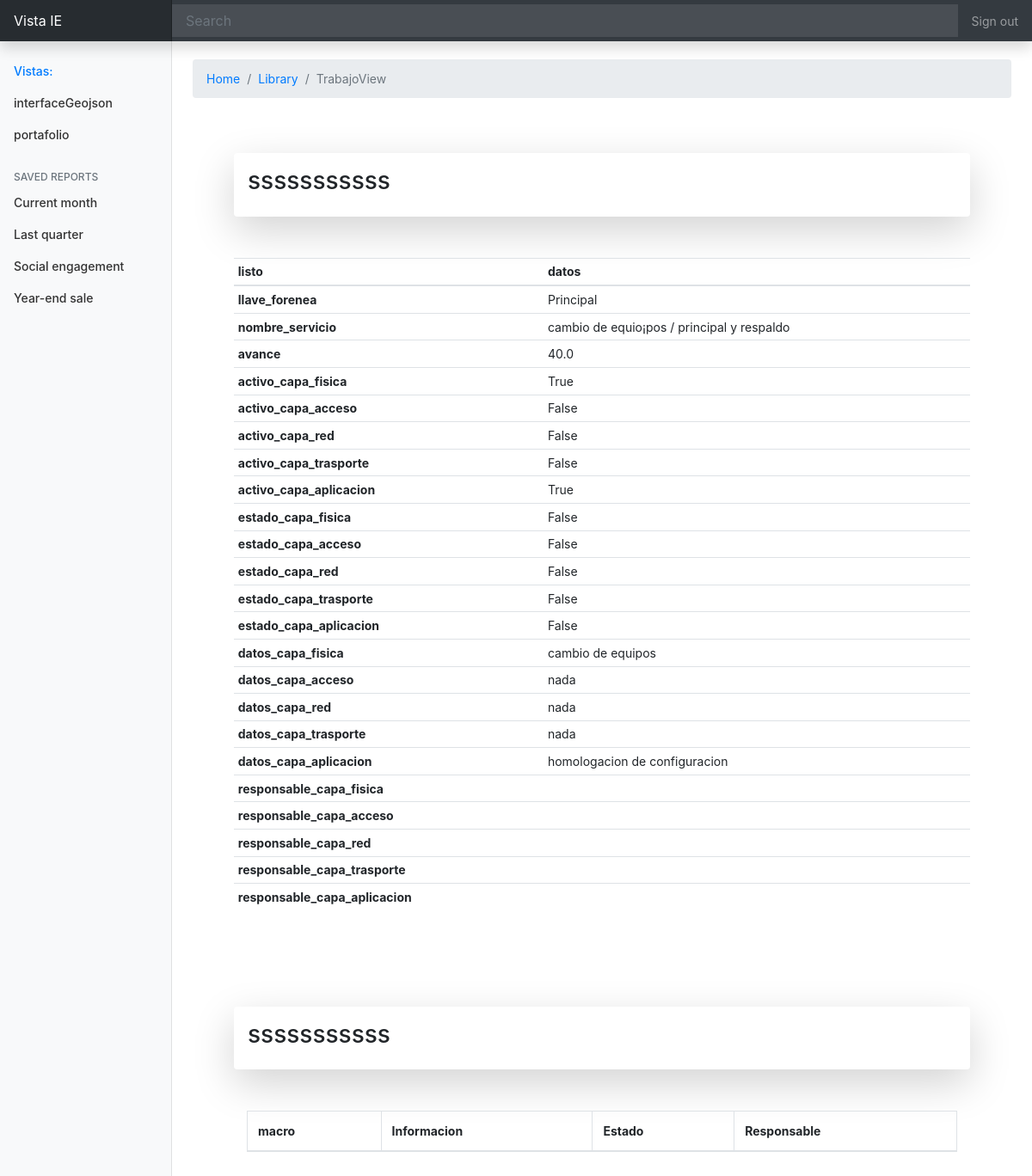
Before: /polls/4/trabajo/ with the older database file.
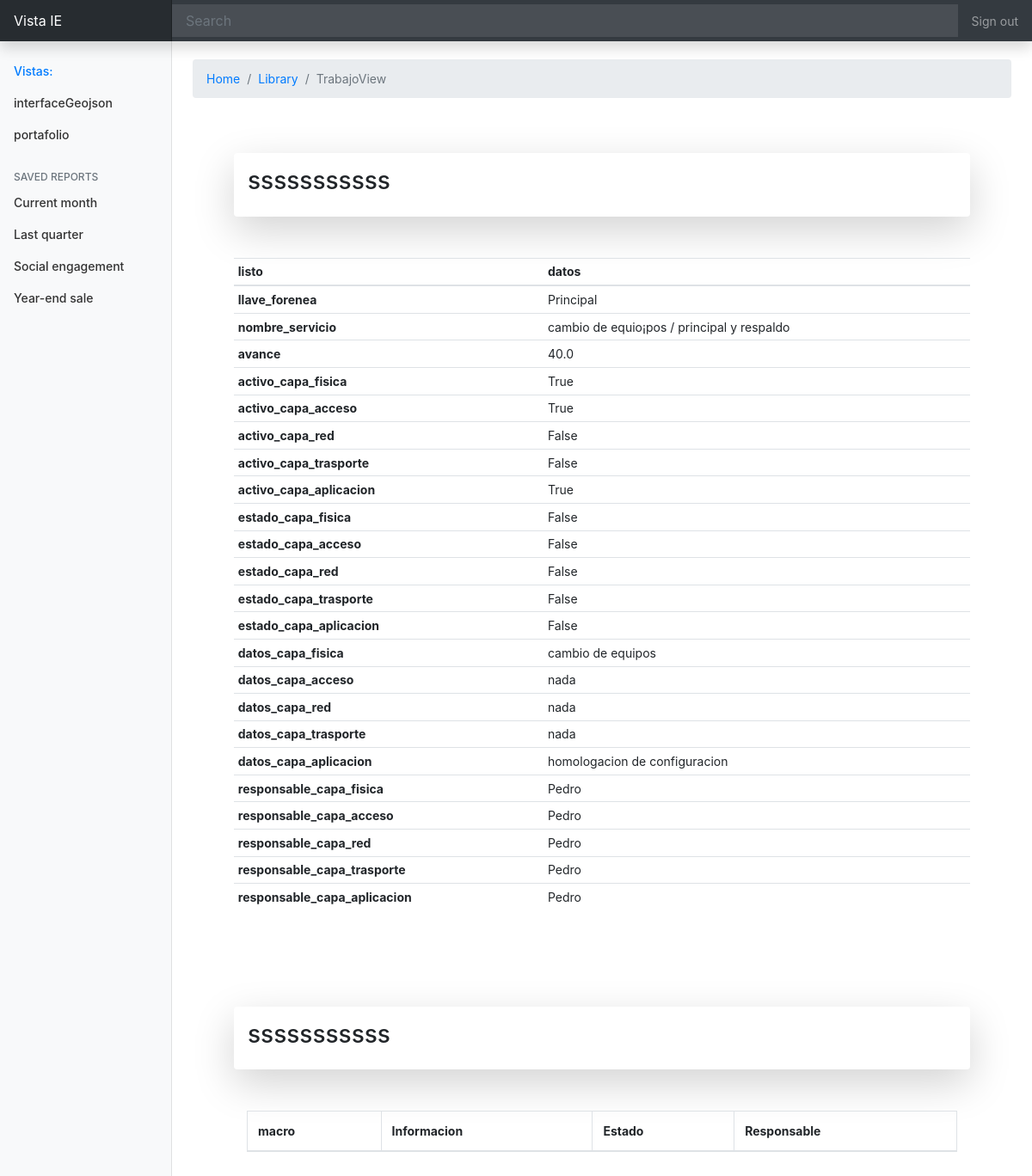
After: the same page with the newer database file.
### polls/models.py (models this page shows, shortened)
class Trabajo(models.Model):
    llave_forenea = models.ForeignKey(Sede, on_delete=models.CASCADE, default='0')
    nombre_servicio = models.CharField(max_length=100, default='')
    avance = models.FloatField(default=0)
    activo_capa_fisica = models.BooleanField(default=False)
    activo_capa_acceso = models.BooleanField(default=False)
    activo_capa_red = models.BooleanField(default=False)
    activo_capa_trasporte = models.BooleanField(default=False)
    activo_capa_aplicacion = models.BooleanField(default=False)
    estado_capa_fisica = models.BooleanField(default=False)
    estado_capa_acceso = models.BooleanField(default=False)
    estado_capa_red = models.BooleanField(default=False)
    estado_capa_trasporte = models.BooleanField(default=False)
    estado_capa_aplicacion = models.BooleanField(default=False)
    datos_capa_fisica = models.TextField(default='')
    datos_capa_acceso = models.TextField(default='')
    datos_capa_red = models.TextField(default='')
    datos_capa_trasporte = models.TextField(default='')
    datos_capa_aplicacion = models.TextField(default='')
    responsable_capa_fisica = models.CharField(max_length=100, default='')
    responsable_capa_acceso = models.CharField(max_length=100, default='')
    responsable_capa_red = models.CharField(max_length=100, default='')
    responsable_capa_trasporte = models.CharField(max_length=100, default='')
    responsable_capa_aplicacion = models.CharField(max_length=100, default='')

class Sede(models.Model):
    llave_forenea = models.ForeignKey(Proyecto, on_delete=models.CASCADE, default='0')
    nombre = models.CharField(max_length=100, default='')
    coordenada_longitud = models.FloatField(default=0)
    coordenada_latitud = models.FloatField(default=0)
    situacion = models.CharField(max_length=100, default='')
    contrata_equipo = models.CharField(max_length=100, default='')
    contrata_acceso = models.CharField(max_length=100, default='')
    finalizado = models.BooleanField(default=False)
    def __str__(self):
        return self.nombre

### polls/views.py (the view)
# urls.py: path('<int:pk>/trabajo/', views.TrabajoView.as_view(), name='trabajo'),
class TrabajoView(generic.DetailView):
    model = Trabajo
    template_name = 'polls/trabajo.html'
    def get_context_data(self, **kwargs):
        context = super().get_context_data(**kwargs)
        a = 0
        ww = self.get_object()
        if ww.activo_capa_fisica:
            a += 1
        if ww.activo_capa_acceso:
            a += 1
        if ww.activo_capa_red:
            a += 1
        if ww.activo_capa_trasporte:
            a += 1
        if ww.activo_capa_aplicacion:
            a += 1
        ww.avance = a/5*100
        ww.save()
        context['avance'] = a/5*100
        return context

### polls/templates/polls/trabajo.html (shortened to what the changed rows need)
{% extends "base.html" %}
{% load static %}
{% block bloque_1 %}
<div class="p-5">
    <table class="table table-sm">
        <thead>
            <tr>
                <th scope="col">listo</th>
                <th scope="col">datos</th>
            </tr>
        </thead>
        <tbody>
            <tr>
                <th scope="row">llave_forenea</th>
                <td>{{ trabajo.llave_forenea }}</td>
            </tr>
            <tr>
                <th scope="row">nombre_servicio</th>
                <td>{{ trabajo.nombre_servicio }}</td>
            </tr>
            <tr>
                <th scope="row">avance</th>
                <td>{{ trabajo.avance }}</td>
            </tr>
            <tr>
                <th scope="row">activo_capa_fisica</th>
                <td>{{ trabajo.activo_capa_fisica }}</td>
            </tr>
            <tr>
                <th scope="row">activo_capa_acceso</th>
                <td>{{ trabajo.activo_capa_acceso }}</td>
            </tr>
            <tr>
                <th scope="row">activo_capa_red</th>
                <td>{{ trabajo.activo_capa_red }}</td>
            </tr>
            <tr>
                <th scope="row">activo_capa_trasporte</th>
                <td>{{ trabajo.activo_capa_trasporte }}</td>
            </tr>
            <tr>
                <th scope="row">activo_capa_aplicacion</th>
                <td>{{ trabajo.activo_capa_aplicacion }}</td>
            </tr>
            <tr>
                <th scope="row">estado_capa_fisica</th>
                <td>{{ trabajo.estado_capa_fisica }}</td>
            </tr>
            <tr>
                <th scope="row">estado_capa_acceso</th>
                <td>{{ trabajo.estado_capa_acceso }}</td>
            </tr>
            <tr>
                <th scope="row">estado_capa_red</th>
                <td>{{ trabajo.estado_capa_red }}</td>
            </tr>
            <tr>
                <th scope="row">estado_capa_trasporte</th>
                <td>{{ trabajo.estado_capa_trasporte }}</td>
            </tr>
            <tr>
                <th scope="row">estado_capa_aplicacion</th>
                <td>{{ trabajo.estado_capa_aplicacion }}</td>
            </tr>
            <tr>
                <th scope="row">datos_capa_fisica</th>
                <td>{{ trabajo.datos_capa_fisica }}</td>
            </tr>
            <tr>
                <th scope="row">datos_capa_acceso</th>
                <td>{{ trabajo.datos_capa_acceso }}</td>
            </tr>
            <tr>
                <th scope="row">datos_capa_red</th>
                <td>{{ trabajo.datos_capa_red }}</td>
            </tr>
            <tr>
                <th scope="row">datos_capa_trasporte</th>
                <td>{{ trabajo.datos_capa_trasporte }}</td>
            </tr>
            <tr>
                <th scope="row">datos_capa_aplicacion</th>
                <td>{{ trabajo.datos_capa_aplicacion }}</td>
            </tr>
            <tr>
                <th scope="row">responsable_capa_fisica</th>
                <td>{{ trabajo.responsable_capa_fisica }}</td>
            </tr>
            <tr>
                <th scope="row">responsable_capa_acceso</th>
                <td>{{ trabajo.responsable_capa_acceso }}</td>
            </tr>
            <tr>
                <th scope="row">responsable_capa_red</th>
                <td>{{ trabajo.responsable_capa_red }}</td>
            </tr>
            <tr>
                <th scope="row">responsable_capa_trasporte</th>
                <td>{{ trabajo.responsable_capa_trasporte }}</td>
            </tr>
            <tr>
                <th scope="row">responsable_capa_aplicacion</th>
                <td>{{ trabajo.responsable_capa_aplicacion }}</td>
            </tr>
        </tbody>
    </table>
</div>
<div class="p-5">
    <div class="container">
        <table class="table table-bordered">
            <thead>
                <tr>
                    <th scope="col">macro</th>
                    <th scope="col">Informacion</th>
                    <th scope="col">Estado</th>
                    <th scope="col">Responsable</th>
                </tr>
            </thead>
        </table>
    </div>
</div>
{% endblock %}

Changed rows visible on the page:
changed Trabajo "cambio de equio¡pos / principal y respaldo": activo_capa_acceso "False" → "True"; responsable_capa_fisica (not shown) → "Pedro"; responsable_capa_acceso (not shown) → "Pedro"; responsable_capa_red (not shown) → "Pedro"; responsable_capa_trasporte (not shown) → "Pedro"; responsable_capa_aplicacion (not shown) → "Pedro"
